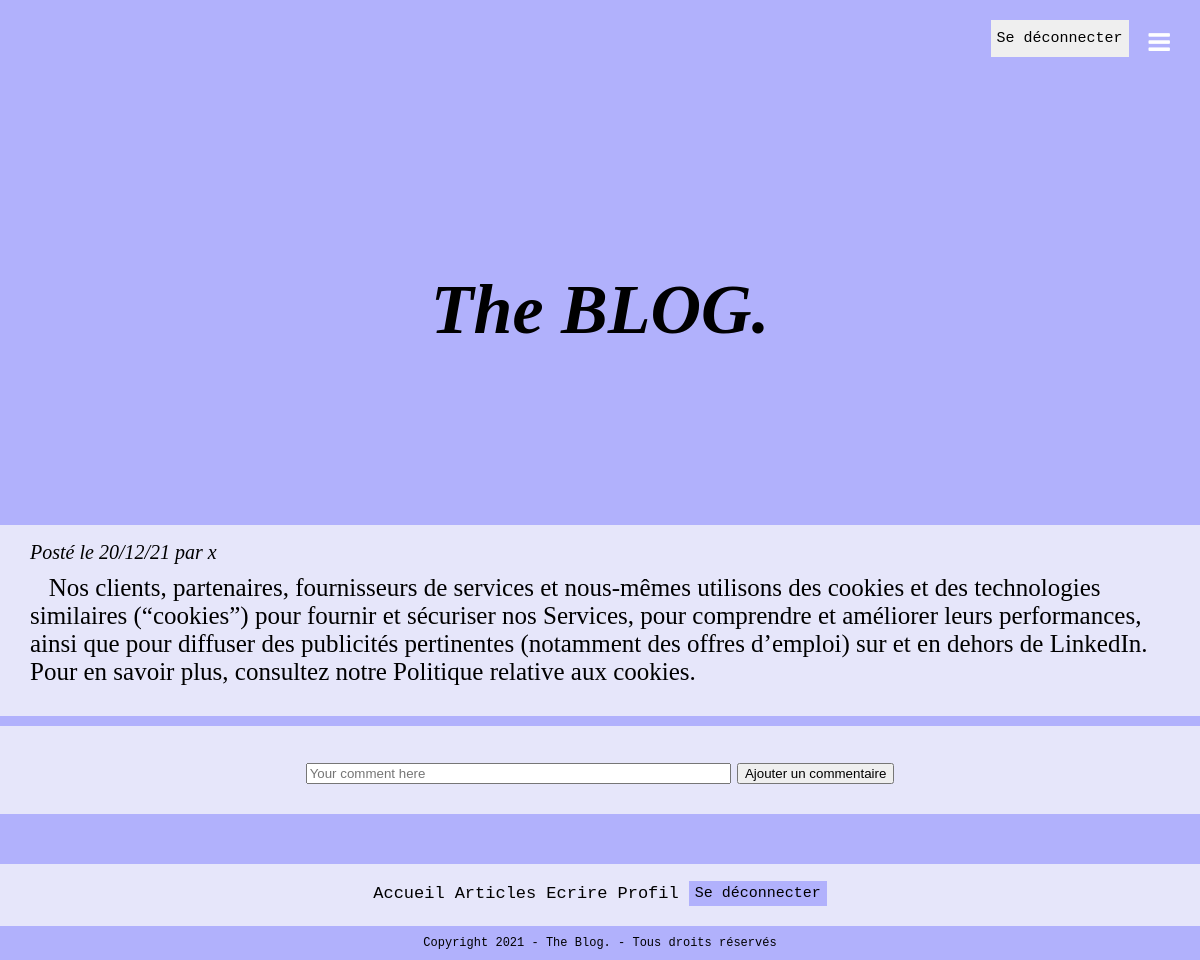
The page /article.php?id=1 (signed in) on the database its author committed.
### tables this page shows
CREATE TABLE `articles` (
  `id` int(11) NOT NULL,
  `article` text NOT NULL,
  `id_utilisateur` int(11) NOT NULL,
  `id_categorie` int(11) NOT NULL,
  `date` timestamp NOT NULL DEFAULT CURRENT_TIMESTAMP ON UPDATE CURRENT_TIMESTAMP
);

CREATE TABLE `utilisateurs` (
  `id` int(11) NOT NULL,
  `login` varchar(255) NOT NULL,
  `password` varchar(255) NOT NULL,
  `email` varchar(255) NOT NULL,
  `id_droits` int(11) NOT NULL
);

### article.php (the view, shortened to what this page needs)
<!DOCTYPE html>
<html>
<head>
  <?php include "head.php";?>
 </head>
 <body>
  <header>
    <?php include "header.php";?>
  </header>
  <main>
  <h1 class="title"><i>The BLOG.  </i></h1>
  <div class='index_articles'>
<?php
include "db_link.php";
$id = $_GET['id'];
$sql = "SELECT * FROM articles WHERE id = $id";
$query = $conn->query($sql);
$articles = $query->fetch_all();
$sql = "SELECT utilisateurs.id, utilisateurs.login FROM utilisateurs INNER JOIN articles ON articles.id_utilisateur = articles.id" ;
$query = $conn->query($sql);
$users = $query->fetch_all();
foreach(array_reverse($articles) as $article){
  echo "<div>
          <article>";
  foreach($users as $user){
    if ($article[2] == $user[0]){
      $uname = $user[1];
    }
  }
  $date = date_create($article[4]);
  $date = date_format($date, 'd/m/y');
  echo "
  <div class='articles_container'>
    <div class='info_article'>
      <div class='post_info'><i> Posté le $date par $uname</i></br>
      </div>
      <div class='read_more'>
      </div>
    </div>
    <div > &nbsp&nbsp $article[1]
    </div>
  </div>
  </article>
  </div>
  ";
}
  if(isset($_SESSION['login'])){
?>
<div class ="commentsA">
  <article class ="commentA">
    <form method = "post">
      <input size = 50 placeholder="Your comment here" type="text" name="comment"> </input>
      <input name ="addComment" type ="submit"class ="addComment" value= "Ajouter un commentaire"></input>
    </form>
  </article>
</div>
<?php
}
?>
</div>
</main>
  <footer>
    <?php include "footer.php";?>
  </footer>
</body>
</html>

### style.css (style rules this page uses)
* { box-sizing: border-box; margin : 0; }
body { background-color: rgb(177, 177, 252); font-family : Georgia, serif; font-size : 25px; }
main { display : flex; flex-direction : column; }
header { display : flex; flex-direction: row; justify-content: flex-end; align-items: flex-end; gap : 20px; padding : 30px; }
.post_info { width : 100%; font-style : italic; }
.title { display : flex; flex-direction: column; justify-content: center; align-items:center; height: 430px; font-size : 70px; }
footer { font-size : 10px; }
.index_articles { display : flex; flex-direction :column; gap : 10px; }
.index_articles article { background-color : lavender; width : 1200px; display : flex ; flex-direction: column; justify-content: center; align-items:center; box-sizing: border-box; padding: 30px; }
main { display : flex; flex-direction : column; justify-content: center; align-items: center; }
.info_article { display :flex; flex-direction : row; justify-content: flex-start; align-items: flex-start; width : 100%; gap : 850px; font-size : 20px; line-height : 35px; padding-bottom : 4px; margin-top : -20px; }

### rows shown on the page
articles: date "20/12/21", id_utilisateur.login "x", article "Nos clients, partenaires, fournisseurs de services et nous-mêmes utilisons des cookies et des technologies similaires (“cookies”) pour fournir et sécuriser nos Services, pour comprendre et améliorer leurs performances, ainsi que pour diffuser des publicités pertinentes (notamment des offres d’emploi) sur et en dehors de LinkedIn. Pour en savoir plus, consultez notre Politique relative aux cookies."
